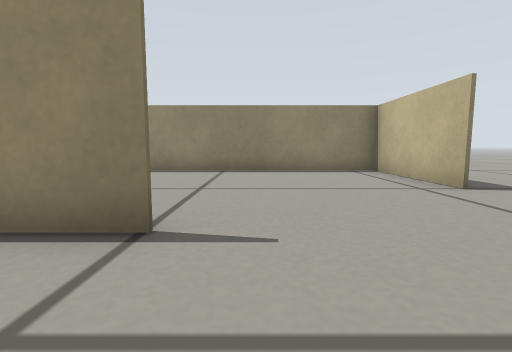
view 1 (above)

16 first-person views from a walk through a world built for the Gazebo simulator. The camera is 0.19 m above the floor, tilts 6° down and sees 85° across. The floor is counted in squares, 0.25 m on a side. Each view is taken from the middle of a square. On the plan, view 1 faces up. The plan holds only what a view shows up to about 10 squares ahead; the rest is blank.

view 2
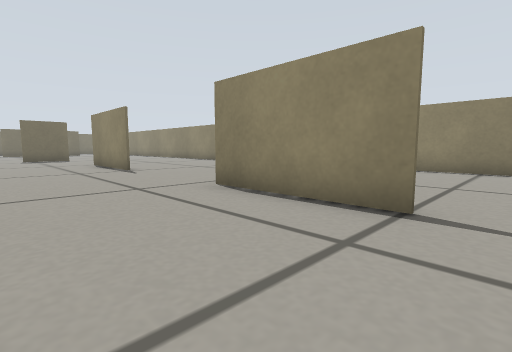

view 3
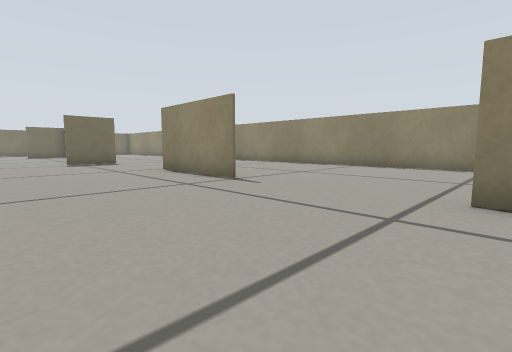

view 4
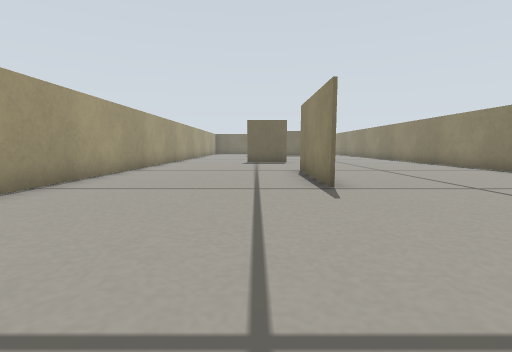

view 5
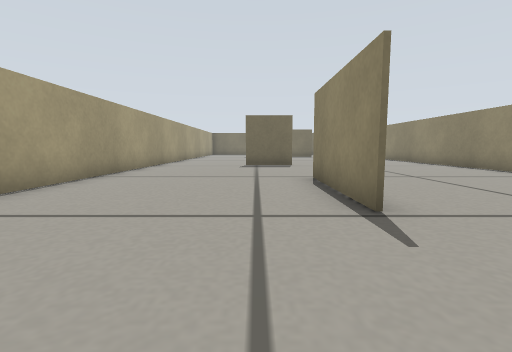

view 6
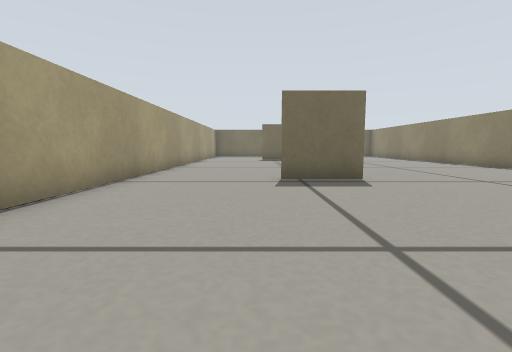

view 7
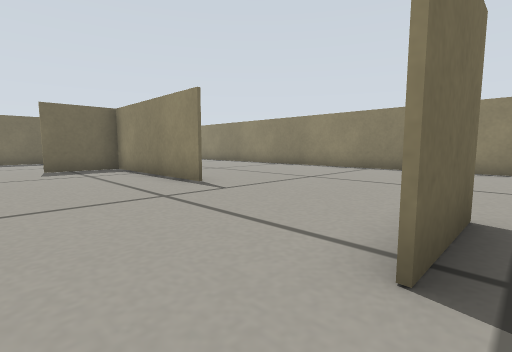

view 8
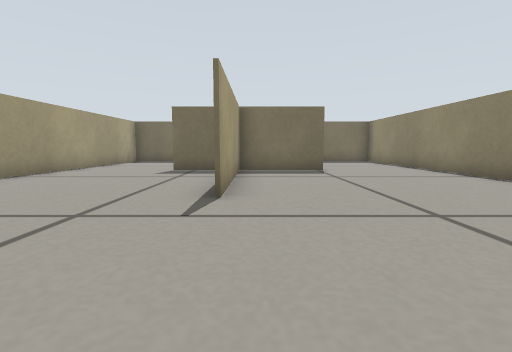

view 9
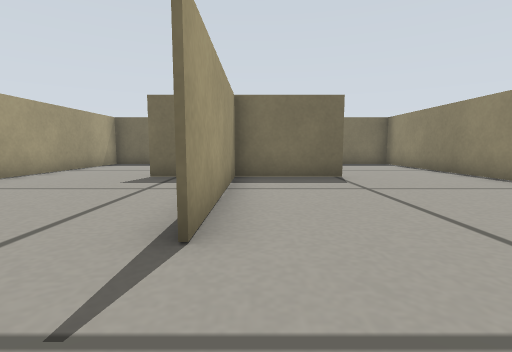

view 10
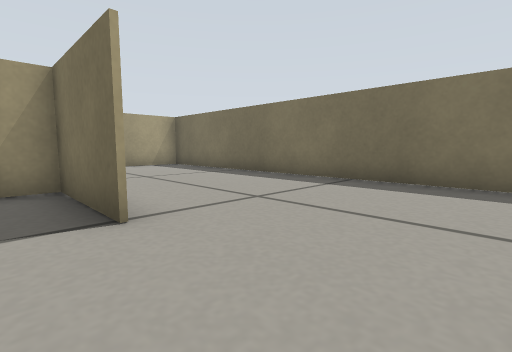

view 11
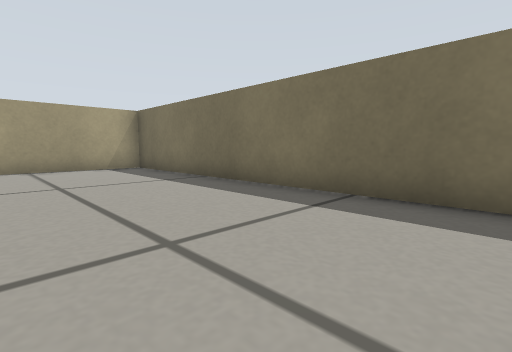

view 12
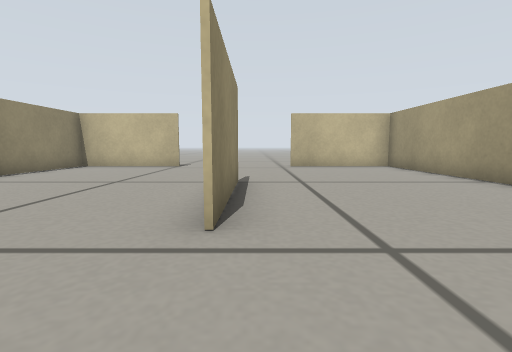

view 13
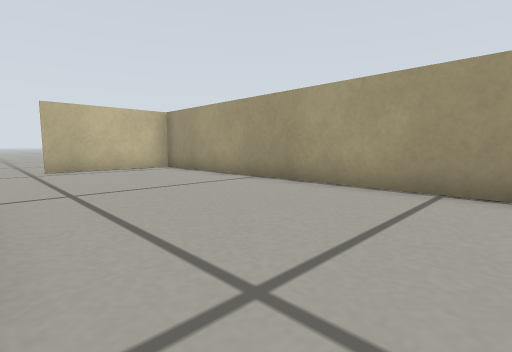

view 14
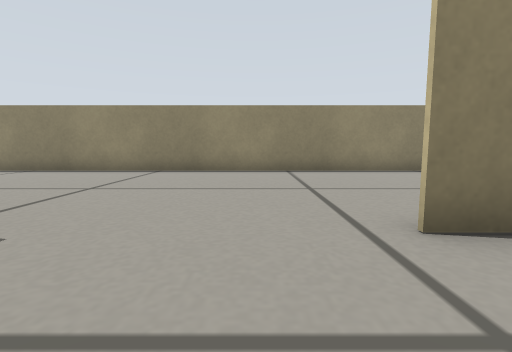

view 15
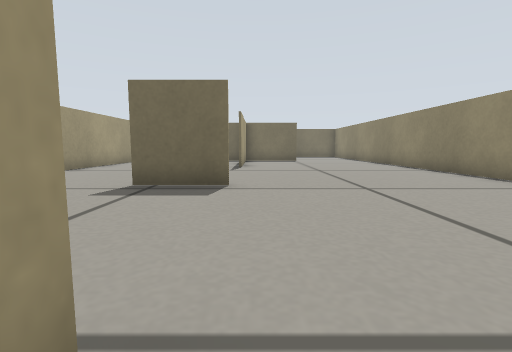

view 16
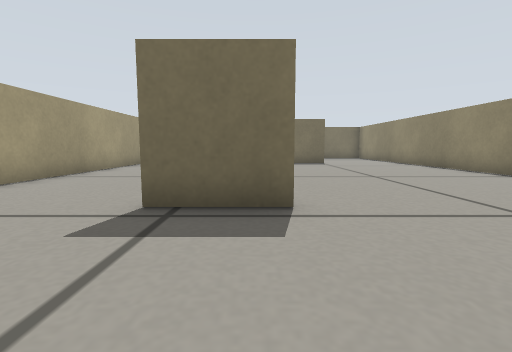

### Floor plan
Points are (right, up) in squares from view 1. A wall is a line through its corners. A room is listed if a view was taken in it or the views show most of it. See-through windows are left out.
Room 1 (views 1, 2, 3, 4, 5, 6, 7, 8, 9, 10, 11, 12, 13, 14, 15, 16)
walls: (-17.4, 2.5) (-17.4, 0.5); (-9.1, 2.4) (-12.9, 2.4); (-22.1, 2.4) (-27, 2.4); (-5.9, -3.1) (3.2, -3.1); (-27, 2.5) (-22.1, 2.5); (-0.9, 2.4) (-4.6, 2.4); (-27, 5.3) (-27, 0.3); (3.7, 4.9) (3.7, 8.7) (-30.1, 8.7); (3.7, -2.6) (3.7, 0.7); (-32.1, 7.9) (-32.1, -3.1) (-8.4, -3.1)
ways out: opening at (4, 2.5)

Positions as (right, up) in squares from view 1, and headings:
1: (0, 0), facing up
2: (0, -1), facing up-left
3: (-4, -2), facing up-left
4: (-4, 1), facing left
5: (-6, 1), facing left
6: (-11, 0), facing left
7: (-17, -1), facing up-left
8: (-18, 3), facing left
9: (-20, 3), facing left
10: (-26, 8), facing down-left
11: (-28, 7), facing down-left
12: (-7, 2), facing right
13: (-6, 2), facing down-right
14: (-6, 0), facing up
15: (-12, 3), facing left
16: (-14, 2), facing left
